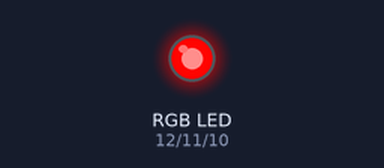
Recording of a sketch running on a simulated Arduino Uno, built with avr-gcc and run on an emulated ATmega328P. Parts: an RGB LED mixed from three pins (HIGH = lit). Dim RGB values are drawn brighter than linear.

Above: at 0.05 s.
At 0.9 s:
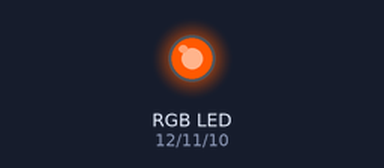
At 1.8 s:
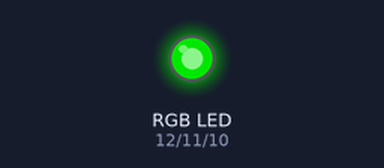
At 3.6 s:
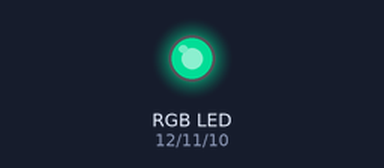
At 5.4 s:
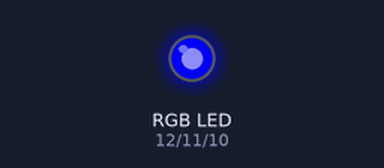
At 7.2 s:
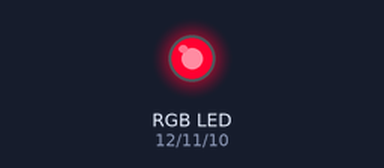
Timing chart, 0 to 10.0 s (numbered marks = the images above):
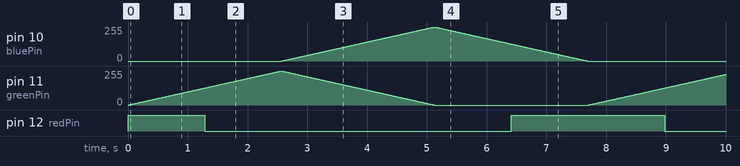

The sketch:

simpleLedTransitions.ino
```cpp
// Pin assignments
const int bluePin = 10;
const int greenPin = 11;
const int redPin = 12;

// Time for each color transition
const int transitionTime = 10; // Delay between color changes (in milliseconds)

void setup() {
  // Set RGB LED pins as outputs
  pinMode(bluePin, OUTPUT);
  pinMode(greenPin, OUTPUT);
  pinMode(redPin, OUTPUT);
}

void loop() {
  // Red to Green transition
  for (int i = 0; i <= 255; i++) {
    analogWrite(redPin, 255 - i);   // Fade red down
    analogWrite(greenPin, i);       // Fade green up
    delay(transitionTime);
  }

  // Green to Blue transition
  for (int i = 0; i <= 255; i++) {
    analogWrite(greenPin, 255 - i); // Fade green down
    analogWrite(bluePin, i);        // Fade blue up
    delay(transitionTime);
  }

  // Blue to Red transition
  for (int i = 0; i <= 255; i++) {
    analogWrite(bluePin, 255 - i);  // Fade blue down
    analogWrite(redPin, i);         // Fade red up
    delay(transitionTime);
  }
}
```

Measured:
- by itself, pin 12 (redPin): repeats every 7.7 s: LOW 5.1 s, HIGH 2.6 s
